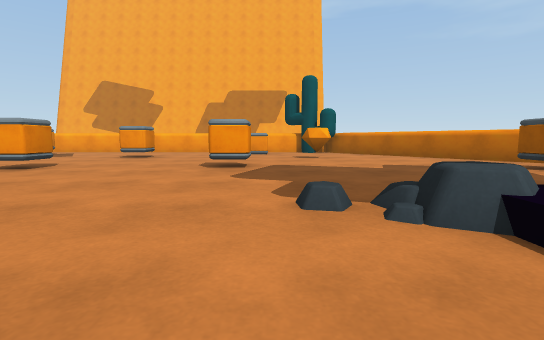
[1] (above)

19 first-person views from a walk through a scene from a Unity 3-D project. The camera is 0.51 m above the floor, tilts 6° down and sees 85° across. The floor is counted in squares, 1 m on a side. Each view is taken from the middle of a square. On the plan, view 1 faces up. The plan holds only what a view shows up to about 9 squares ahead; the rest is blank. The place goes on beyond the plan.

[2]
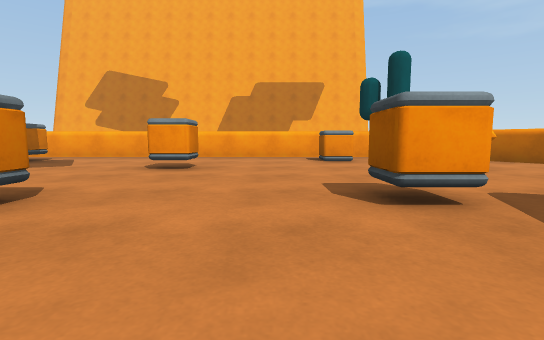

[3]
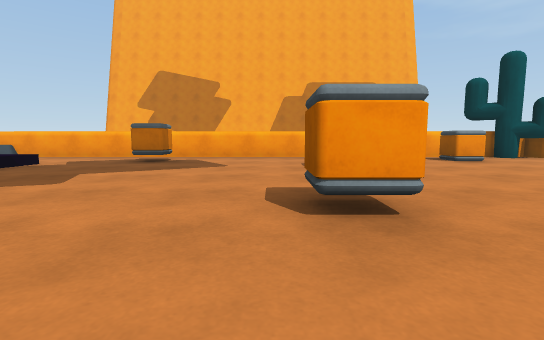

[4]
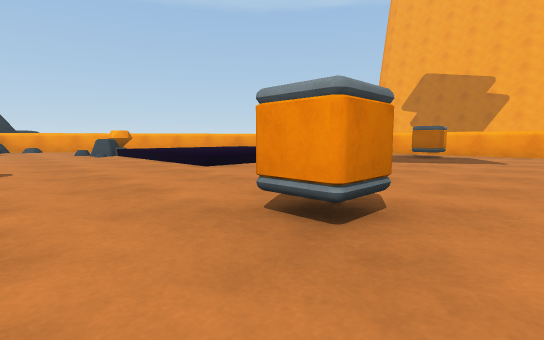

[5]
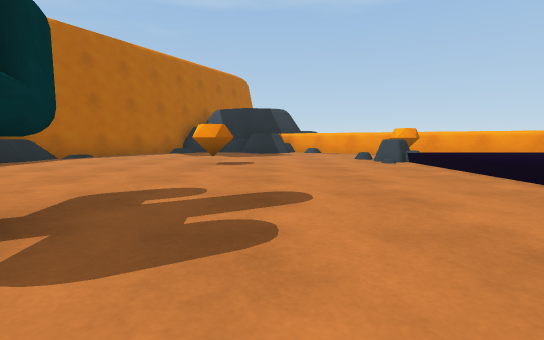

[6]
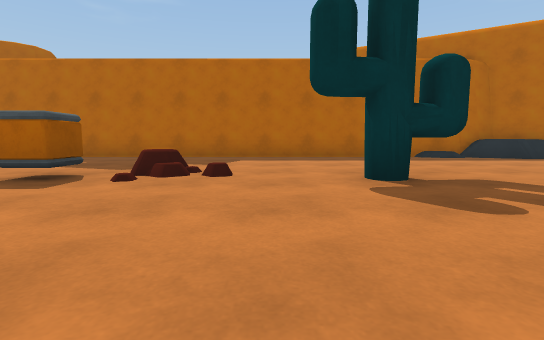

[7]
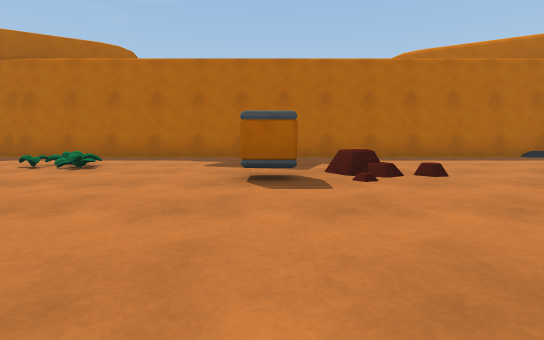

[8]
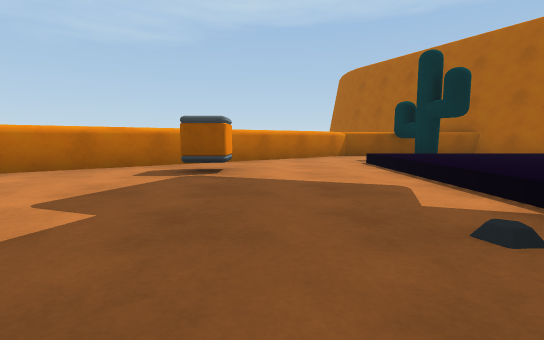

[9]
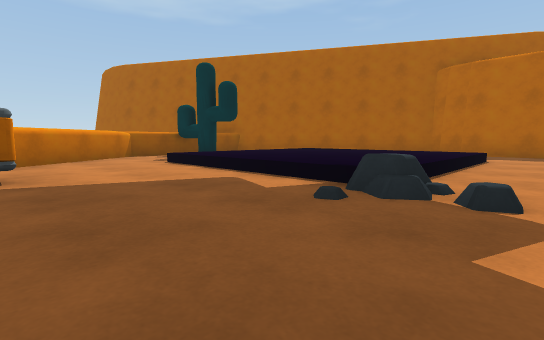

[10]
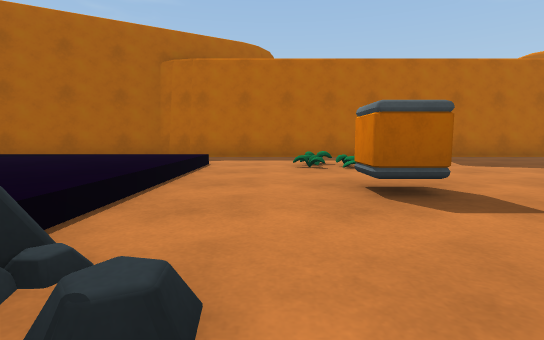

[11]
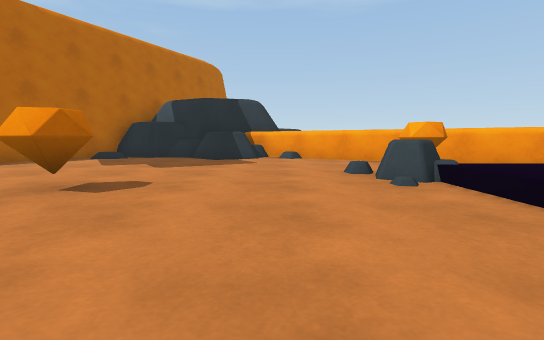

[12]
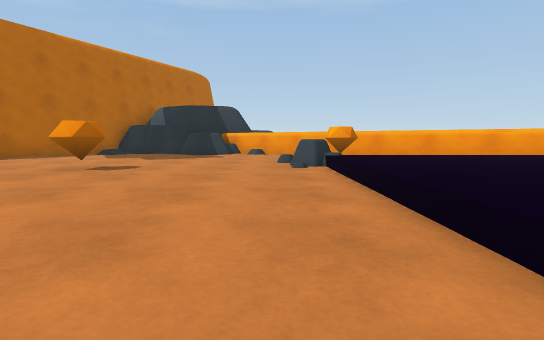

[13]
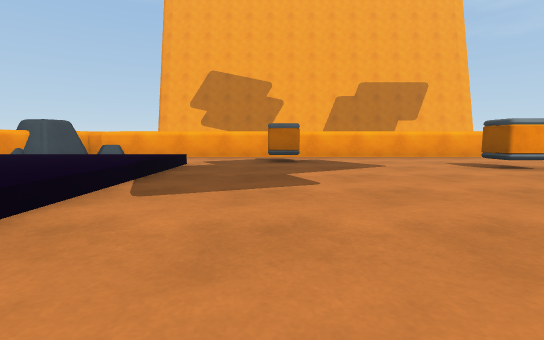

[14]
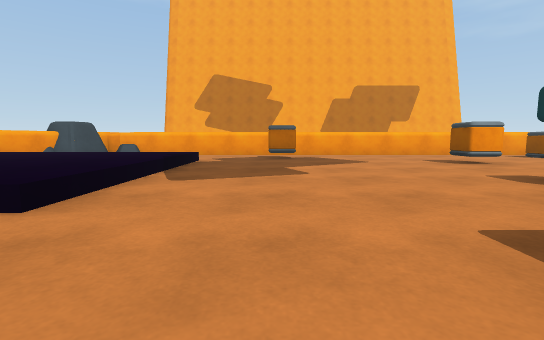

[15]
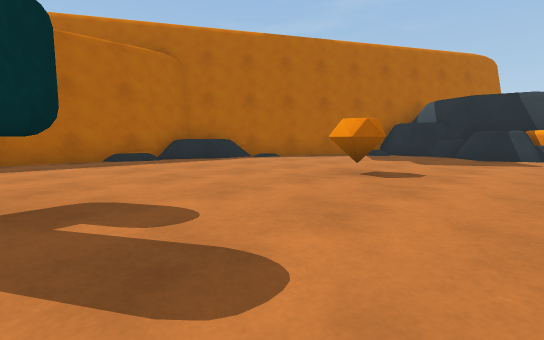

[16]
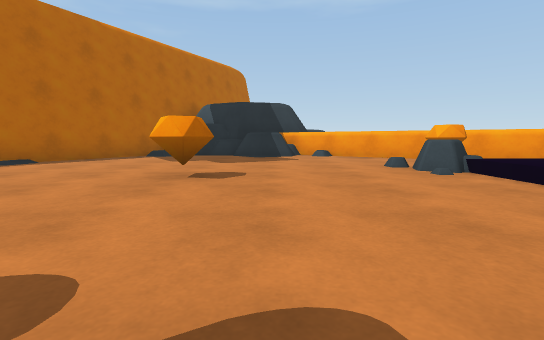

[17]
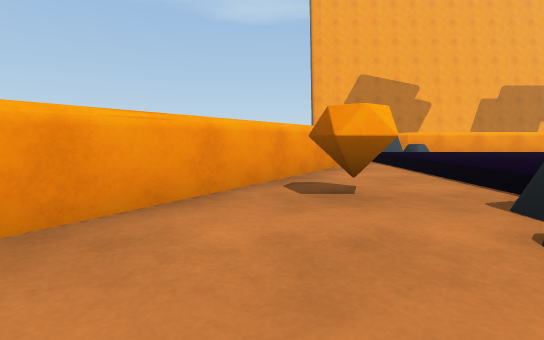

[18]
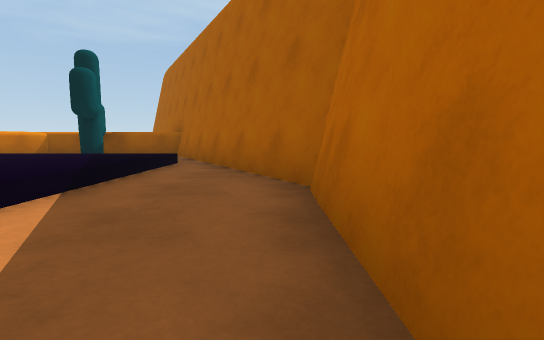

[19]
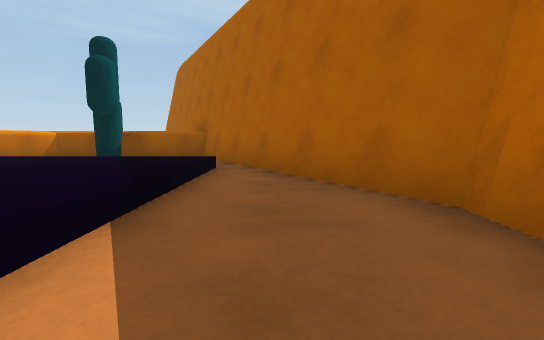

### Floor plan
Points are (right, up) in squares from view 1. A wall is a line through its corners. A room is listed if a view was taken in it or the views show most of it. See-through windows are left out.
Room 1 (views 1, 2, 3, 4, 5, 6, 7, 8, 9, 10, 11, 12, 13, 14, 15, 16, 17, 18, 19)
walls: (-0.2, 11.3) (-12.2, 11.3); (3.2, -5.6) (9, -2.3) (9, 1.7) (3, 9.8); (-14, -5.5) (3, -5.5); (-13.1, 11.5) (-19.9, 1.1); (-20.1, 1.5) (-19.7, 0.1); (-19.8, -2.4) (-14.2, -5.6) (-13.9, -5.5)
objects: rock (-20, -2) to (-19, -1); rock (-19, 0) to (-19, 1); other object (-16, 5); rock (-15, -5) to (-14, -5); rock (-15, 3) to (-15, 4); other object (-15, 4) to (-10, 9); other object (-14, 0); rock (-13, 11); tree (-10, -1) to (-9, -1); box (-8, 10); rock (-7, -2) to (-6, -1); box (-6, 3); box (-5, -1); box (-4, 5); box (-4, 8); plant (-2, -2); plant (-1, -3); plant (-1, -2); box (-1, 0); box (-1, 5) to (-1, 6); box (-1, 10) to (0, 10); rock (1, 2) to (2, 2); other object (1, 8); tree (1, 11) to (2, 11); other object (2, -3) to (6, 2); box (5, 5); tree (8, 0)

Where each view was taken, in squares from view 1:
view 1: 0 up, 0 right, facing up
view 2: 3 up, 2 left, facing up
view 3: 3 up, 5 left, facing up
view 4: 1 up, 5 left, facing up-left
view 5: 1 up, 8 left, facing left
view 6: 3 up, 8 left, facing down
view 7: 3 up, 5 left, facing down
view 8: 4 up, 0 right, facing right
view 9: 5 up, 0 right, facing down-right
view 10: 3 up, 0 right, facing down
view 11: 2 up, 11 left, facing left
view 12: 3 up, 9 left, facing left
view 13: 3 up, 8 left, facing up
view 14: 2 up, 8 left, facing up
view 15: 2 up, 10 left, facing down-left
view 16: 1 up, 10 left, facing left
view 17: 2 up, 17 left, facing up
view 18: 5 down, 0 right, facing right
view 19: 4 down, 1 right, facing right
